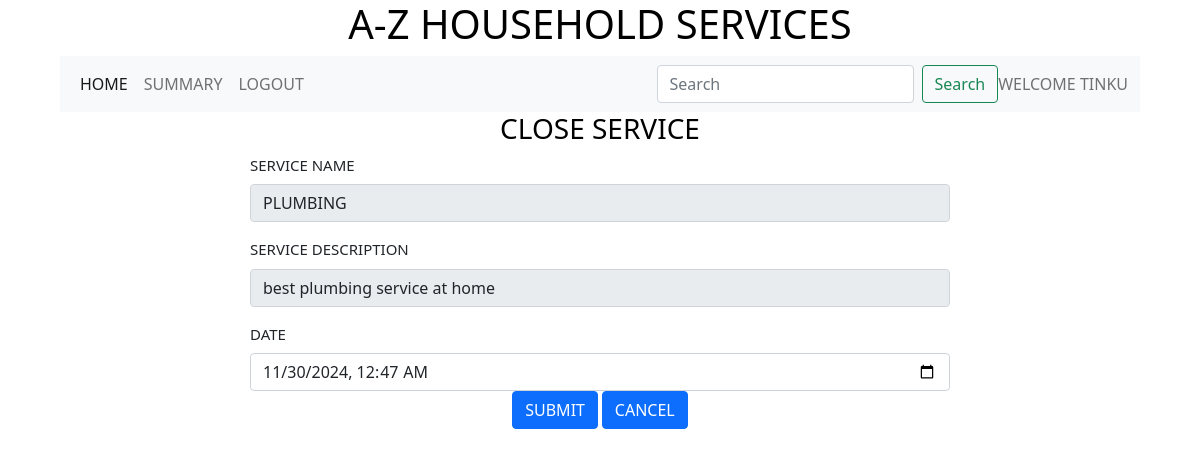
The page /edit_service_request/3/3 on the database as committed earlier.
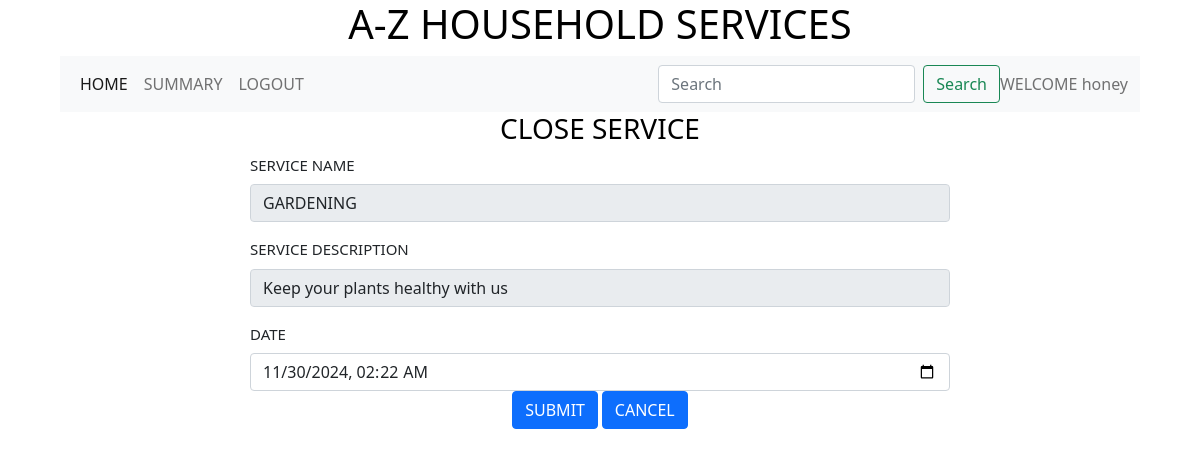
The same page on the database as committed later.
### backend/models.py (models this page shows)
class Customer(db.Model):
    __tablename__ ="customer"
    id = db.Column(db.Integer,primary_key=True)
    full_name = db.Column(db.String)
    address = db.Column(db.String)
    pincode = db.Column(db.Integer)
    service_requests = db.relationship("Service_request",cascade="all,delete",backref="customer",lazy = True)

class Service(db.Model):
    __tablename__ ="service"
    id = db.Column(db.Integer,primary_key=True)
    name = db.Column(db.String)
    description = db.Column(db.String)
    base_price = db.Column(db.Float)
    time_required = db.Column(db.Integer)
    service_requests = db.relationship("Service_request",cascade="all,delete",backref="service",lazy = True)
    professionals = db.relationship("Professional",cascade="all,delete",backref="service",lazy = True)

class Service_request(db.Model):
    __tablename__ ="service_request"
    id = db.Column(db.Integer,primary_key=True)
    status  = db.Column(db.String,default ="PENDING" )
    date = db.Column(db.DateTime)
    rating = db.Column(db.Integer)
    remark = db.Column(db.String)
    service_id = db.Column(db.Integer, db.ForeignKey("service.id"),nullable = False)
    customer_id = db.Column(db.Integer, db.ForeignKey("customer.id"),nullable = False)
    professtional_id = db.Column(db.Integer, db.ForeignKey("professional.id"))

### backend/controllers.py (the view)
@app.route("/edit_service_request/<id>/<service_request_id>",methods = ["GET","POST"])
def edit_service_request(id,service_request_id):
    service_request = Service_request.query.filter_by(id=service_request_id).first()
    service_id = service_request.service_id
    service =Service.query.filter_by(id=service_id).first()
    customer = get_customer(id)
    if request.method == "POST":
        service_request_date = request.form.get("service_request_date")
        service_request_udate = datetime.strptime(service_request_date,"%Y-%m-%dT%H:%M")
        service_request.date = service_request_udate
        db.session.commit()
        return redirect(url_for("customer_dashboard",id=id))
    return render_template("edit_service_request.html",id=id,service_request=service_request,service=service,customer=customer,service_request_id=service_request_id)

### backend/controllers.py (called while the page is built)
def get_customer(id):
    customer = Customer.query.filter_by(id=id).first()
    return customer

### templates/edit_service_request.html
{%extends "customer_layout.html"%}
{%block content%}
                <div class ="center"><h3>CLOSE SERVICE</h3></div>
                <form action ="/edit_service_request/{{id}}/{{service_request_id}}" method ="POST">
                    <div class = "input_form1">
                        <div class="mb-3">
                            <label for="name" class="form-label">SERVICE NAME</label>
                            <input type="text" class="form-control" name ="name" id="name" value="{{service.name}}" readonly>
                        </div>
                        <div class="mb-3">
                            <label for="description" class="form-label">SERVICE DESCRIPTION</label>
                            <input type="text" class="form-control" name ="description" id="description" value="{{service.description}}" readonly>
                        </div>
                        <div class="mb-3">
                            <label for="service_request_date" class="form-label">DATE</label>
                            <input type="datetime-local" class="form-control" name ="service_request_date" id="service_request_date" value ="{{service_request.date}}">
                        <div class="mb-3">
                            <div class ="center"><button type="submit" class="btn btn-primary">SUBMIT</button>
                            <a href="/customer/{{id}}" type="button" class="btn btn-primary">CANCEL</a></div>
                        </div>
                    </div>
                </form>
{%endblock%}

### templates/customer_layout.html (shortened to what this page needs)
<!DOCTYPE html>
<html>
    <head>
        <link rel ="stylesheet" href="/static/styles/main.css">
        <link href ="https://cdn.jsdelivr.net/npm/bootstrap@5.0.2/dist/css/bootstrap.min.css" rel="stylesheet">
    </head>
    <body>
        <div class = "my_container">
            <div class ="center"><h1>A-Z HOUSEHOLD SERVICES</h1></div>
            <div class ="my_panel">
                <nav class="navbar navbar-expand-lg navbar-light bg-light">
                    <div class="container-fluid">
                      <div class="collapse navbar-collapse" id="navbarText">
                        <ul class="navbar-nav me-auto mb-2 mb-lg-0">
                          <li class="nav-item">
                            <a class="nav-link active" aria-current="page" href="/customer/{{id}}">HOME</a>
                          </li>
                          <li class="nav-item">
                            <a class="nav-link" href="/customer_summary/{{id}}">SUMMARY</a>
                          </li>
                          <li class="nav-item">
                            <a class="nav-link" href="/login">LOGOUT</a>
                          </li>
                        </ul>
                        <form class="d-flex" method ="POST" action="/search_c/{{id}}">
                          <input class="form-control me-2" type="search" placeholder="Search" aria-label="Search" name ="search_txt" id ="search_txt">
                          <button class="btn btn-outline-success" type="submit">Search</button>
                        </form>
                        <span class="navbar-text">
                          WELCOME {{customer.full_name}}
                        </span>
                      </div>
                    </div>
                </nav>
                 {%block content%}
                 {%endblock%}
            </div>
        </div>
    </body>
</html>

Rows that differ between the two databases and show on the page:
no longer on this page (row edited): Service: name "PLUMBING", description "best plumbing service at home"
changed Customer: full_name "TINKU" → "honey"
added Service: name "GARDENING", description "Keep your plants healthy with us"
changed Service_request: service_request_date "11/30/2024 00:47" → "11/30/2024 02:22"
